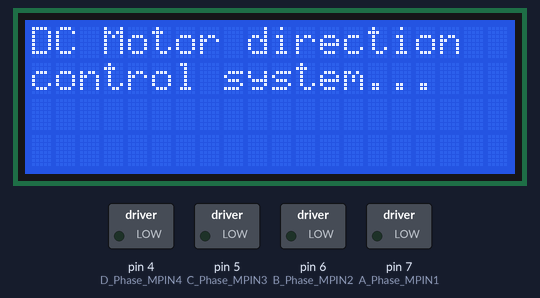
Simulated run of this sketch. Board: Arduino Uno, built with avr-gcc and run on an emulated ATmega328P. Shown: 20×4 character LCD, switched loads named in the sketch (green lamp = pin HIGH).

Above: at 0.1 s.
At 2.1 s:
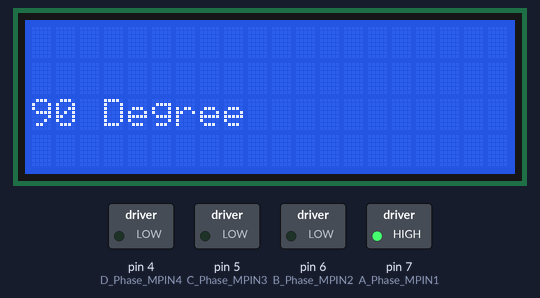
At 4.1 s:
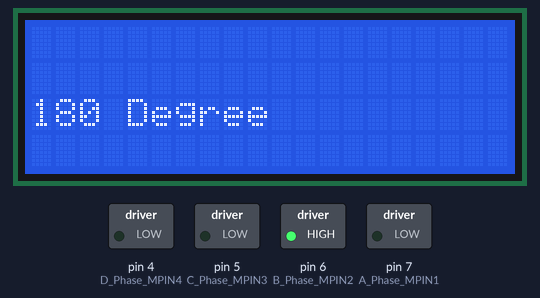
At 6.1 s:
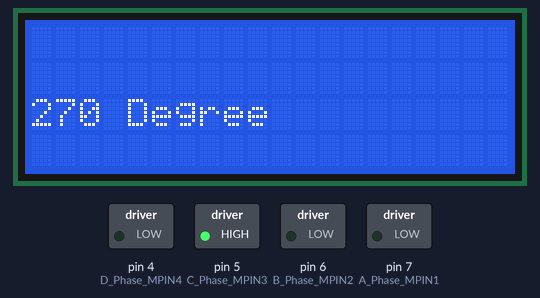
At 8.1 s:
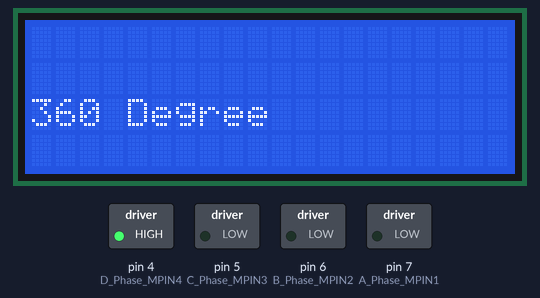
Timing chart, 0 to 39.6 s (numbered marks = the images above):
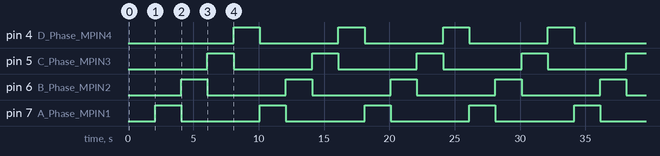

The sketch:

SALMANMIQDAD_TT3D_P10_MOTORSTEPPER.ino
```cpp
#include <LiquidCrystal.h>

LiquidCrystal lcd(13, 12, 11, 10, 9, 8);
int A_Phase_MPIN1= 7;
int B_Phase_MPIN2= 6;
int C_Phase_MPIN3= 5;
int D_Phase_MPIN4= 4;
void setup()
{
pinMode(A_Phase_MPIN1, OUTPUT);
pinMode(B_Phase_MPIN2, OUTPUT);
pinMode(C_Phase_MPIN3, OUTPUT);
pinMode(D_Phase_MPIN4, OUTPUT);
lcd.begin(20,4);
lcd.setCursor(0, 0);
lcd.print("DC Motor direction");
lcd.setCursor(0, 1);
lcd.print("control system...");
delay(2000);
lcd.clear();
}

void loop()
{
digitalWrite(A_Phase_MPIN1, HIGH);
digitalWrite(B_Phase_MPIN2, LOW);
digitalWrite(C_Phase_MPIN3, LOW);
digitalWrite(D_Phase_MPIN4, LOW);
lcd.setCursor(0, 2);
lcd.print("90 Degree");
delay(2000);
lcd.clear();
digitalWrite(A_Phase_MPIN1, LOW);
digitalWrite(B_Phase_MPIN2, HIGH);
digitalWrite(C_Phase_MPIN3, LOW);
digitalWrite(D_Phase_MPIN4, LOW);
lcd.setCursor(0, 2);
lcd.print("180 Degree");
delay(2000);
lcd.clear();
digitalWrite(A_Phase_MPIN1, LOW);
digitalWrite(B_Phase_MPIN2, LOW);
digitalWrite(C_Phase_MPIN3, HIGH);
digitalWrite(D_Phase_MPIN4, LOW);
lcd.setCursor(0, 2);
lcd.print("270 Degree");
delay(2000);
lcd.clear();
digitalWrite(A_Phase_MPIN1, LOW);
digitalWrite(B_Phase_MPIN2, LOW);
digitalWrite(C_Phase_MPIN3, LOW);
digitalWrite(D_Phase_MPIN4, HIGH);
lcd.setCursor(0, 2);
lcd.print("360 Degree");
delay(2000);
lcd.clear();
}
```

Measured:
- by itself, pin 4 (D_Phase_MPIN4), pin 5 (C_Phase_MPIN3), pin 6 (B_Phase_MPIN2), pin 7 (A_Phase_MPIN1): alternates HIGH for 2.0 s and LOW for 6.0 s
- by itself, everything shown: repeats every 8.0 s, in 5 steps
- what the display in image 1 shows lasts 2.0 s, from 2.1 s to 4.1 s
